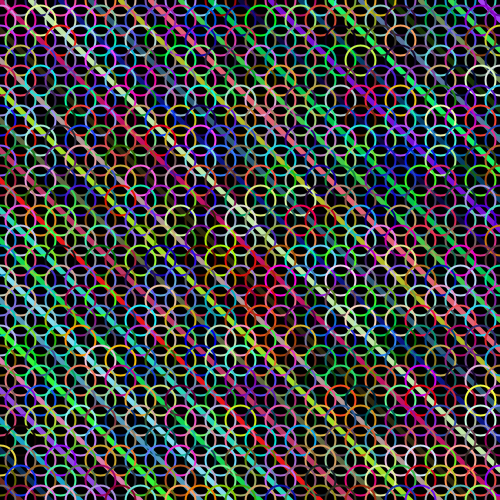
Frame 1 (no input)
Frame 60 (the mouse pressed at the canvas centre just before this capture): identical to frame 1, image omitted
Frame 120 (the mouse held since frame 60 and released just before this capture): identical to frame 1, image omitted

The Processing sketch that drew this single still picture (run headless with seeded random() and noise(); from frame 60 on, the mouse is pressed at the canvas centre):

// Processing sketch: processing_31505
// ── processing_31505.pde

int a = 480;
int b = 0;
int c = 500;
int d = 20;
int e = 0;
int f = 0;
int g = 30;


void setup(){
  
  size(500,500);
  background(0);
  strokeWeight(5);
  
}

void draw(){
  
  while(a > -500){
    stroke(random(0,255),random(0,255),random(0,255));
    line(a,b,c,d);
    a = a - 30;
    d = d + 30;
  }
  
  while (f < 600){
  while(e < 600){
  noFill();
  stroke(random(0,255),random(0,255),random(0,255));
  strokeWeight(2);
  ellipse(e,f,g,g);
  e = e + 20;
  }
  e = 0;
  f = f + 20;
  }
  
}
